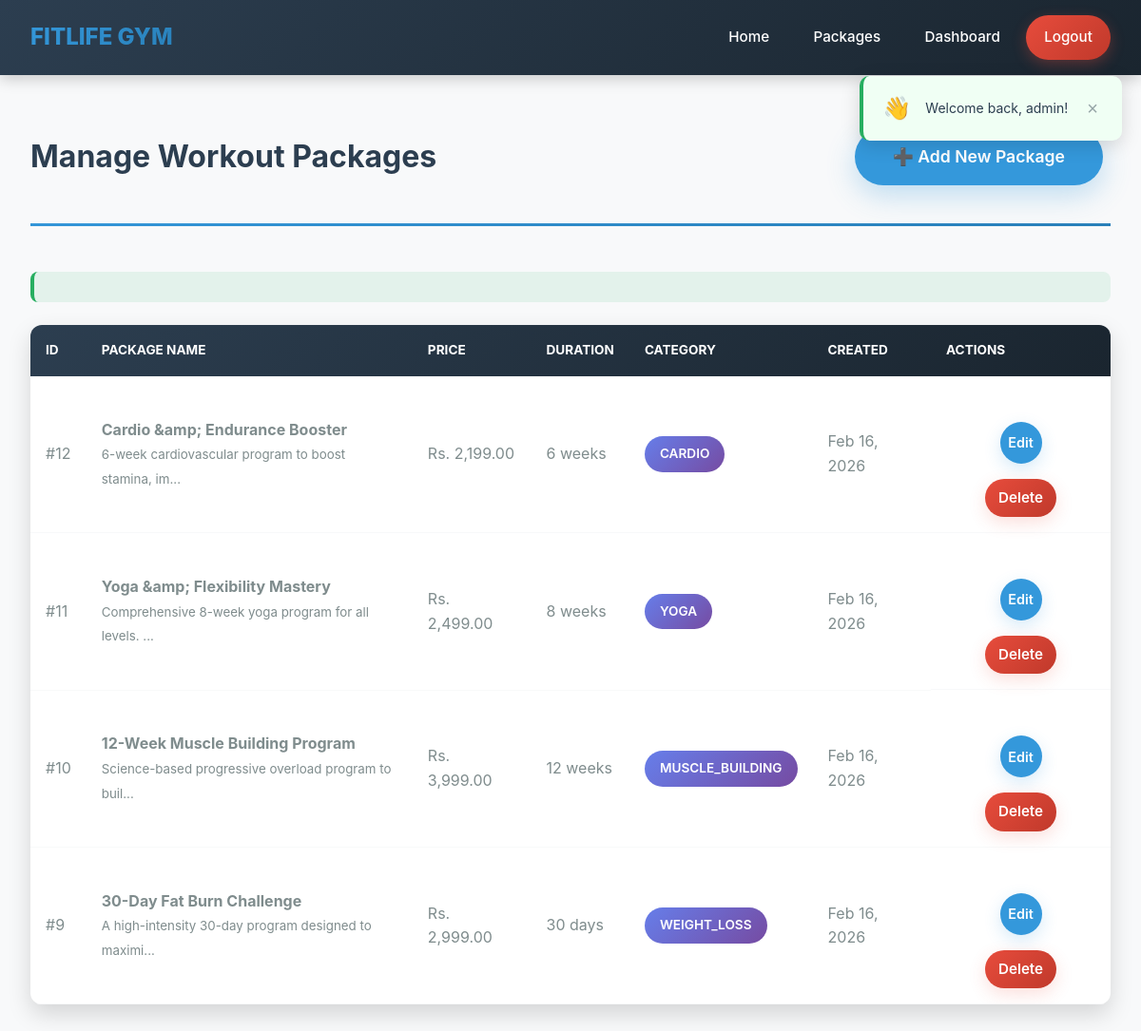
The page /admin/manage-packages.php (signed in) on the database as committed earlier.
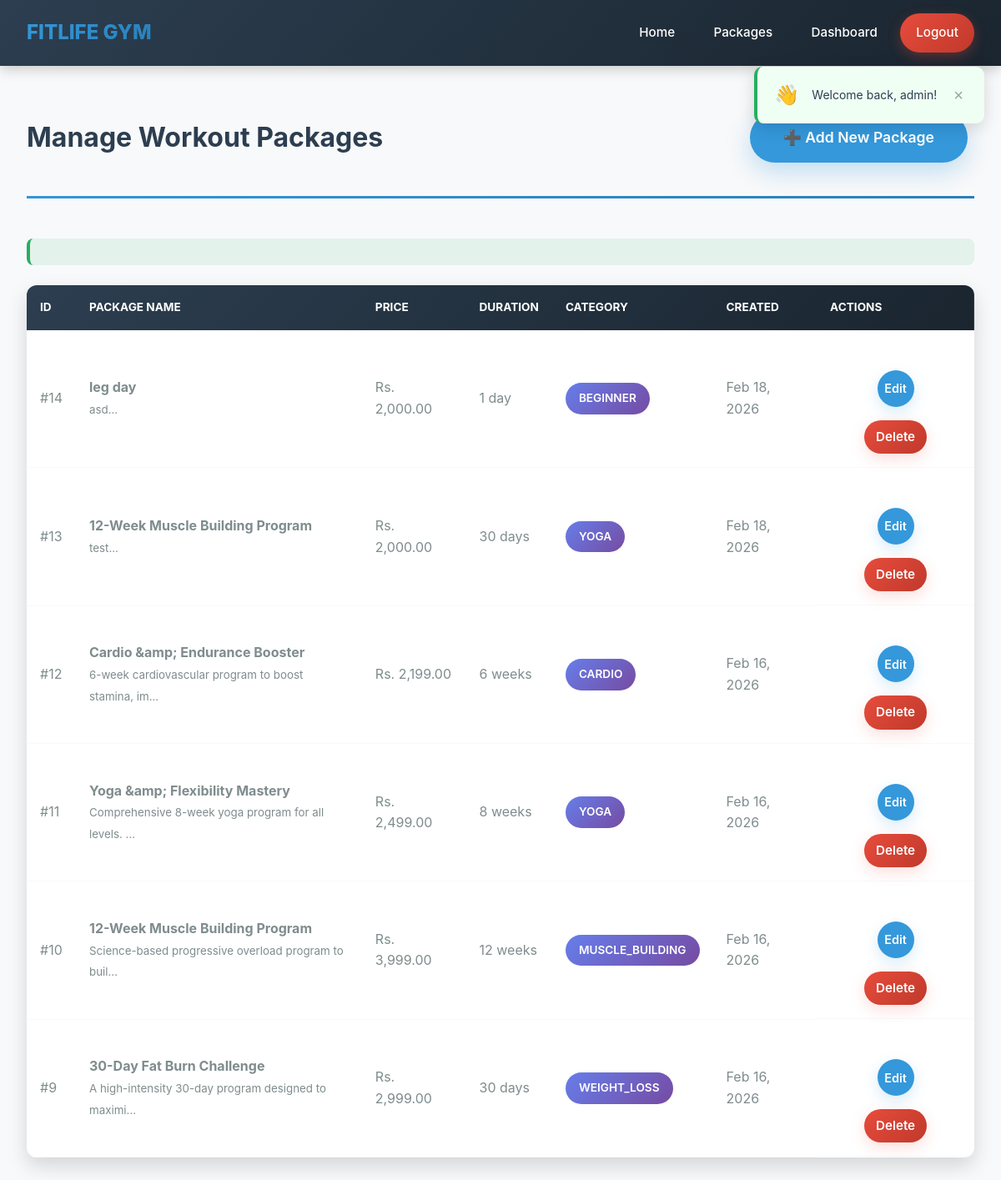
The same page on the database as committed later.
### tables this page shows
CREATE TABLE `packages` (
  `id` int(11) NOT NULL,
  `name` varchar(255) NOT NULL,
  `description` text DEFAULT NULL,
  `short_description` varchar(1000) DEFAULT NULL,
  `price` decimal(10,2) NOT NULL,
  `duration` varchar(100) DEFAULT NULL,
  `category` varchar(50) DEFAULT NULL,
  `image` varchar(255) DEFAULT NULL,
  `created_by` int(11) NOT NULL,
  `created_at` timestamp NOT NULL DEFAULT current_timestamp(),
  `is_active` tinyint(1) NOT NULL DEFAULT 1
);

### admin/manage-packages.php (the view, shortened to what this page needs)
<?php
require_once '../includes/database.php';
$page = isset($_GET['page']) ? (int)$_GET['page'] : 1;
$per_page = 10;
$count_stmt = $pdo->query("SELECT COUNT(*) FROM packages");
$total_packages = $count_stmt->fetchColumn();
$pagination = new Pagination($total_packages, $per_page, $page);
$stmt = $pdo->prepare("
    SELECT * FROM packages
    ORDER BY created_at DESC
    LIMIT ? OFFSET ?
");
$stmt->bindValue(1, $pagination->getLimit(), PDO::PARAM_INT);
$stmt->bindValue(2, $pagination->getOffset(), PDO::PARAM_INT);
$stmt->execute();
$packages = $stmt->fetchAll();
require_once '../includes/database.php';
$stmt = $pdo->query("SELECT * FROM packages ORDER BY created_at DESC");
$packages = $stmt->fetchAll();
?>
<!DOCTYPE html>
<html>
<head>
    <link rel="stylesheet" href="../css/style.css">
</head>
<body>
    <?php
$base_path = '../';
include '../includes/navigation.php';
?>
    <div class="manage-container">
        <div class="page-header">
            <h1>Manage Workout Packages</h1>
            <a href="add-package.php" class="btn-add">➕ Add New Package</a>
        </div>
        <?php if (isset($success_message)): ?>
            <div class="success"><?php echo htmlspecialchars($success_message, ENT_QUOTES, 'UTF-8'); ?></div>
        <?php endif; ?>
        <div class="packages-table">
            <?php if (empty($packages)): ?>
                <div class="empty-state">
                    <p>No packages found.</p>
                    <a href="add-package.php" class="btn-primary">Add Your First Package</a>
                </div>
            <?php else: ?>
                <table>
                    <thead>
                        <tr>
                            <th>ID</th>
                            <th>Package Name</th>
                            <th>Price</th>
                            <th>Duration</th>
                            <th>Category</th>
                            <th>Created</th>
                            <th>Actions</th>
                        </tr>
                    </thead>
                    <tbody>
                        <?php foreach ($packages as $package): ?>
                            <tr>
                                <td>#<?php echo $package['id']; ?></td>
                                <td>
                                    <strong><?php echo htmlspecialchars($package['name'], ENT_QUOTES, 'UTF-8'); ?></strong><br>
                                    <small><?php echo htmlspecialchars(substr($package['short_description'] ?? $package['description'], 0, 50), ENT_QUOTES, 'UTF-8'); ?>...</small>
                                </td>
                                <td>Rs. <?php echo number_format($package['price'], 2); ?></td>
                                <td><?php echo htmlspecialchars($package['duration'], ENT_QUOTES, 'UTF-8'); ?></td>
                                <td>
                                    <span class="category-badge"><?php echo htmlspecialchars($package['category'] ?? 'General', ENT_QUOTES, 'UTF-8'); ?></span>
                                </td>
                                <td><?php echo date('M d, Y', strtotime($package['created_at'])); ?></td>
                                <td class="action-buttons">
                                    <a href="edit-package.php?id=<?php echo $package['id']; ?>" class="btn-edit">Edit</a>
                                    <?php
                                         $active_check = $pdo->prepare("SELECT COUNT(*) as count FROM purchases WHERE package_id = ? AND is_active = 1");
                                         $active_check->execute([$package['id']]);
                                         $active_count = (int)$active_check->fetch()['count'];
                                    ?>
                                    <a href="?delete=<?php echo $package['id']; ?>"
                                        class="btn-delete"
                                        onclick="if(<?php echo $active_count; ?> > 0){alert('Delete failed: This package has <?php echo $active_count; ?> active purchase(s).'); return false;} return confirm('Are you sure you want to delete this package? This action cannot be undone.');">Delete</a>
                                </td>
                            </tr>
                        <?php endforeach; ?>
                    </tbody>
                </table>
            <?php endif; ?>
        </div>
    </div>
</body>
</html>

### includes/navigation.php (shortened to what this page needs)
<?php
function isLoggedIn() {
    return isset($_SESSION['user_id']);
}
function isAdmin() {
    return isset($_SESSION['role']) && $_SESSION['role'] == 'admin';
}
$current_page = basename($_SERVER['PHP_SELF']);
if (isset($_SESSION['login_success'])) {
    $login_message = $_SESSION['login_success'];
}
$success_message = $_SESSION['success'] ?? '';
$error_message = $_SESSION['error'] ?? '';
?>
<?php if (isset($login_message) || isset($logout_message) || $success_message || $error_message): ?>
<div class="notification-container">
    <?php if (isset($login_message)): ?>
        <div class="notification success show">
            <div class="notification-icon">👋</div>
            <div class="notification-message"><?php echo htmlspecialchars($login_message); ?></div>
            <button class="notification-close" onclick="this.parentElement.remove()">×</button>
        </div>
    <?php endif; ?>
</div>
<?php endif; ?>
<nav class="user-nav">
    <div class="logo">FitLife Gym</div>
    <div class="nav-links">
        <a href="<?php echo $base_path; ?>index.php" class="<?php echo $current_page == 'index.php' ? 'active' : ''; ?>">Home</a>
        <a href="<?php echo $base_path; ?>public/packages.php" class="<?php echo $current_page == 'packages.php' ? 'active' : ''; ?>">Packages</a>
        <?php if (!isLoggedIn()): ?>
            <a href="<?php echo $base_path; ?>public/about.php" class="<?php echo $current_page == 'about.php' ? 'active' : ''; ?>">About Us</a>
            <a href="<?php echo $base_path; ?>login.php" class="<?php echo $current_page == 'login.php' ? 'active' : ''; ?>">Login</a>
            <a href="<?php echo $base_path; ?>user/register.php" class="<?php echo $current_page == 'register.php' ? 'active' : ''; ?>">Register</a>
        <?php elseif (isAdmin()): ?>
            <a href="<?php echo $base_path; ?>admin/dashboard.php" class="<?php echo $current_page == 'dashboard.php' ? 'active' : ''; ?>">Dashboard</a>
            <a href="<?php echo $base_path; ?>user/logout.php" class="logout-btn">Logout</a>
        <?php endif; ?>
    </div>
</nav>

### includes/navigation.php (style rules this page uses)
.notification-container { position: fixed; top: 80px; right: 20px; z-index: 9999; display: flex; flex-direction: column; gap: 10px; max-width: 350px; }
.notification { background: white; border-radius: 10px; padding: 15px 20px; box-shadow: 0 5px 20px rgba(0,0,0,0.15); display: flex; align-items: center; gap: 15px; transform: translateX(120%); opacity: 0; transition: all 0.5s ease; border-left: 4px solid; }
.notification.show { transform: translateX(0); opacity: 1; }
.notification.success { border-left-color: #27ae60; background: #f0fff4; }
.notification-icon { font-size: 24px; }
.notification-message { flex: 1; font-size: 14px; color: #2c3e50; }
.notification-close { background: none; border: none; font-size: 20px; cursor: pointer; color: #95a5a6; padding: 0 5px; }
.user-nav { background: linear-gradient(135deg, #2c3e50, #1a252f); padding: 1rem 2rem; display: flex; justify-content: space-between; align-items: center; box-shadow: 0 4px 15px rgba(0,0,0,0.2); position: sticky; top: 0; z-index: 1000; }
.user-nav .logo { color: white; font-size: 1.5rem; font-weight: 800; background: linear-gradient(135deg, #3498db, #2980b9); -webkit-background-clip: text; -webkit-text-fill-color: transparent; }
.user-nav .nav-links { display: flex; gap: 0.5rem; align-items: center; flex-wrap: wrap; }
.user-nav .nav-links a { color: white; text-decoration: none; padding: 0.7rem 1.2rem; border-radius: 8px; font-size: 0.95rem; font-weight: 500; transition: all 0.3s ease; position: relative; }
.user-nav .nav-links .logout-btn { background: #e74c3c; color: white; }

Rows that differ between the two databases and show on the page:
added packages: id "14", name "leg day", short_description "asd", price "2,000.00", duration "1 day", category "BEGINNER", created_at "Feb 18, 2026"
added packages: id "13", name "12-Week Muscle Building Program", short_description "test", price "2,000.00", duration "30 days", category "YOGA", created_at "Feb 18, 2026"
